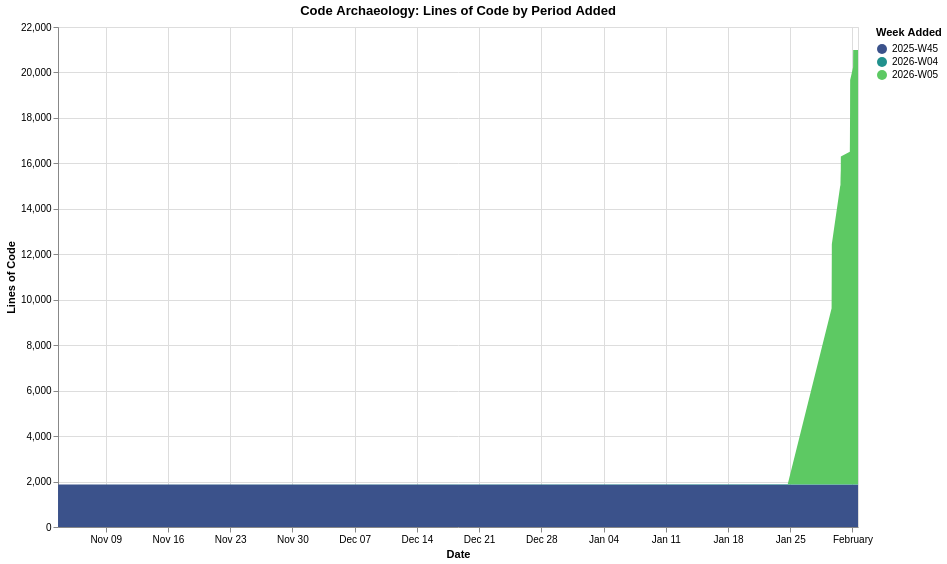

Write the Vega-Lite specification saved for this chart.
### Vega-Lite specification from a JSON file in a GitHub repository (floating-point values rounded to 4 significant figures)
{"$schema": "https://vega.github.io/schema/vega-lite/v6.1.0.json", "config": {"view": {"continuousHeight": 300, "continuousWidth": 300}}, "data": {"name": "data-7b0d22b753b1693fa878fd61355ab9ec"}, "datasets": {"data-7b0d22b753b1693fa878fd61355ab9ec": [{"commit_date": "2025-11-03T15:10:11", "line_count": 1, "period": "2025-W45"}, {"commit_date": "2025-11-03T15:22:39", "line_count": 1, "period": "2025-W45"}, {"commit_date": "2025-11-03T15:23:25", "line_count": 1851, "period": "2025-W45"}, {"commit_date": "2025-11-03T15:29:04", "line_count": 1851, "period": "2025-W45"}, {"commit_date": "2025-11-03T15:41:37", "line_count": 1865, "period": "2025-W45"}, {"commit_date": "2026-01-24T17:11:11", "line_count": 1854, "period": "2025-W45"}, {"commit_date": "2026-01-24T17:11:11", "line_count": 29, "period": "2026-W04"}, {"commit_date": "2026-01-29T15:42:43", "line_count": 1854, "period": "2025-W45"}, {"commit_date": "2026-01-29T15:42:43", "line_count": 29, "period": "2026-W04"}, {"commit_date": "2026-01-29T15:42:43", "line_count": 7745, "period": "2026-W05"}, {"commit_date": "2026-01-29T16:16:49", "line_count": 1854, "period": "2025-W45"}, {"commit_date": "2026-01-29T16:16:49", "line_count": 29, "period": "2026-W04"}, {"commit_date": "2026-01-29T16:16:49", "line_count": 10275, "period": "2026-W05"}, {"commit_date": "2026-01-29T16:17:34", "line_count": 1854, "period": "2025-W45"}, {"commit_date": "2026-01-29T16:17:34", "line_count": 29, "period": "2026-W04"}, {"commit_date": "2026-01-29T16:17:34", "line_count": 10559, "period": "2026-W05"}, {"commit_date": "2026-01-29T23:11:51", "line_count": 1854, "period": "2025-W45"}, {"commit_date": "2026-01-29T23:11:51", "line_count": 29, "period": "2026-W04"}, {"commit_date": "2026-01-29T23:11:51", "line_count": 11353, "period": "2026-W05"}, {"commit_date": "2026-01-30T15:06:07", "line_count": 1854, "period": "2025-W45"}, {"commit_date": "2026-01-30T15:06:07", "line_count": 29, "period": "2026-W04"}, {"commit_date": "2026-01-30T15:06:07", "line_count": 13138, "period": "2026-W05"}, {"commit_date": "2026-01-30T15:07:36", "line_count": 1854, "period": "2025-W45"}, {"commit_date": "2026-01-30T15:07:36", "line_count": 29, "period": "2026-W04"}, {"commit_date": "2026-01-30T15:07:36", "line_count": 13141, "period": "2026-W05"}, {"commit_date": "2026-01-30T15:41:43", "line_count": 1854, "period": "2025-W45"}, {"commit_date": "2026-01-30T15:41:43", "line_count": 29, "period": "2026-W04"}, {"commit_date": "2026-01-30T15:41:43", "line_count": 13141, "period": "2026-W05"}, {"commit_date": "2026-01-30T15:42:19", "line_count": 1854, "period": "2025-W45"}, {"commit_date": "2026-01-30T15:42:19", "line_count": 29, "period": "2026-W04"}, {"commit_date": "2026-01-30T15:42:19", "line_count": 13327, "period": "2026-W05"}, {"commit_date": "2026-01-30T15:47:25", "line_count": 1854, "period": "2025-W45"}, {"commit_date": "2026-01-30T15:47:25", "line_count": 29, "period": "2026-W04"}, {"commit_date": "2026-01-30T15:47:25", "line_count": 13327, "period": "2026-W05"}, {"commit_date": "2026-01-30T15:49:54", "line_count": 1854, "period": "2025-W45"}, {"commit_date": "2026-01-30T15:49:54", "line_count": 29, "period": "2026-W04"}, {"commit_date": "2026-01-30T15:49:54", "line_count": 13408, "period": "2026-W05"}, {"commit_date": "2026-01-30T15:52:03", "line_count": 1854, "period": "2025-W45"}, {"commit_date": "2026-01-30T15:52:03", "line_count": 29, "period": "2026-W04"}, {"commit_date": "2026-01-30T15:52:03", "line_count": 13463, "period": "2026-W05"}, {"commit_date": "2026-01-30T16:00:16", "line_count": 1854, "period": "2025-W45"}, {"commit_date": "2026-01-30T16:00:16", "line_count": 29, "period": "2026-W04"}, {"commit_date": "2026-01-30T16:00:16", "line_count": 13528, "period": "2026-W05"}, {"commit_date": "2026-01-30T16:23:26", "line_count": 1854, "period": "2025-W45"}, {"commit_date": "2026-01-30T16:23:26", "line_count": 29, "period": "2026-W04"}, {"commit_date": "2026-01-30T16:23:26", "line_count": 13748, "period": "2026-W05"}, {"commit_date": "2026-01-30T16:32:06", "line_count": 1854, "period": "2025-W45"}, {"commit_date": "2026-01-30T16:32:06", "line_count": 29, "period": "2026-W04"}, {"commit_date": "2026-01-30T16:32:06", "line_count": 13793, "period": "2026-W05"}, {"commit_date": "2026-01-30T16:32:27", "line_count": 1854, "period": "2025-W45"}, {"commit_date": "2026-01-30T16:32:27", "line_count": 29, "period": "2026-W04"}, {"commit_date": "2026-01-30T16:32:27", "line_count": 14076, "period": "2026-W05"}, {"commit_date": "2026-01-30T16:35:56", "line_count": 1854, "period": "2025-W45"}, {"commit_date": "2026-01-30T16:35:56", "line_count": 29, "period": "2026-W04"}, {"commit_date": "2026-01-30T16:35:56", "line_count": 14141, "period": "2026-W05"}, {"commit_date": "2026-01-30T16:36:10", "line_count": 1854, "period": "2025-W45"}, {"commit_date": "2026-01-30T16:36:10", "line_count": 29, "period": "2026-W04"}, {"commit_date": "2026-01-30T16:36:10", "line_count": 14321, "period": "2026-W05"}, {"commit_date": "2026-01-30T16:39:18", "line_count": 1854, "period": "2025-W45"}, {"commit_date": "2026-01-30T16:39:18", "line_count": 29, "period": "2026-W04"}, {"commit_date": "2026-01-30T16:39:18", "line_count": 14421, "period": "2026-W05"}, {"commit_date": "2026-01-31T16:53:16", "line_count": 1854, "period": "2025-W45"}, {"commit_date": "2026-01-31T16:53:16", "line_count": 29, "period": "2026-W04"}, {"commit_date": "2026-01-31T16:53:16", "line_count": 14625, "period": "2026-W05"}, {"commit_date": "2026-01-31T17:00:41", "line_count": 1854, "period": "2025-W45"}, {"commit_date": "2026-01-31T17:00:41", "line_count": 29, "period": "2026-W04"}, {"commit_date": "2026-01-31T17:00:41", "line_count": 14858, "period": "2026-W05"}, {"commit_date": "2026-01-31T17:10:01", "line_count": 1854, "period": "2025-W45"}, {"commit_date": "2026-01-31T17:10:01", "line_count": 29, "period": "2026-W04"}, {"commit_date": "2026-01-31T17:10:01", "line_count": 15126, "period": "2026-W05"}, {"commit_date": "2026-01-31T17:18:21", "line_count": 1854, "period": "2025-W45"}, {"commit_date": "2026-01-31T17:18:21", "line_count": 29, "period": "2026-W04"}, {"commit_date": "2026-01-31T17:18:21", "line_count": 15634, "period": "2026-W05"}, {"commit_date": "2026-01-31T17:24:15", "line_count": 1854, "period": "2025-W45"}, {"commit_date": "2026-01-31T17:24:15", "line_count": 29, "period": "2026-W04"}, {"commit_date": "2026-01-31T17:24:15", "line_count": 15820, "period": "2026-W05"}, {"commit_date": "2026-01-31T17:32:47", "line_count": 1854, "period": "2025-W45"}, {"commit_date": "2026-01-31T17:32:47", "line_count": 29, "period": "2026-W04"}, {"commit_date": "2026-01-31T17:32:47", "line_count": 16342, "period": "2026-W05"}, {"commit_date": "2026-01-31T17:37:37", "line_count": 1854, "period": "2025-W45"}, {"commit_date": "2026-01-31T17:37:37", "line_count": 29, "period": "2026-W04"}, {"commit_date": "2026-01-31T17:37:37", "line_count": 16859, "period": "2026-W05"}, {"commit_date": "2026-01-31T17:42:58", "line_count": 1854, "period": "2025-W45"}, {"commit_date": "2026-01-31T17:42:58", "line_count": 29, "period": "2026-W04"}, {"commit_date": "2026-01-31T17:42:58", "line_count": 17316, "period": "2026-W05"}, {"commit_date": "2026-01-31T17:49:23", "line_count": 1854, "period": "2025-W45"}, {"commit_date": "2026-01-31T17:49:23", "line_count": 29, "period": "2026-W04"}, {"commit_date": "2026-01-31T17:49:23", "line_count": 17789, "period": "2026-W05"}, {"commit_date": "2026-02-01T01:43:32", "line_count": 1854, "period": "2025-W45"}, {"commit_date": "2026-02-01T01:43:32", "line_count": 29, "period": "2026-W04"}, {"commit_date": "2026-02-01T01:43:32", "line_count": 18348, "period": "2026-W05"}, {"commit_date": "2026-02-01T01:52:40", "line_count": 1854, "period": "2025-W45"}, {"commit_date": "2026-02-01T01:52:40", "line_count": 29, "period": "2026-W04"}, {"commit_date": "2026-02-01T01:52:40", "line_count": 18876, "period": "2026-W05"}, {"commit_date": "2026-02-01T02:02:19", "line_count": 1854, "period": "2025-W45"}, {"commit_date": "2026-02-01T02:02:19", "line_count": 29, "period": "2026-W04"}, {"commit_date": "2026-02-01T02:02:19", "line_count": 19107, "period": "2026-W05"}, {"commit_date": "2026-02-01T14:58:15", "line_count": 1854, "period": "2025-W45"}, {"commit_date": "2026-02-01T14:58:15", "line_count": 29, "period": "2026-W04"}, {"commit_date": "2026-02-01T14:58:15", "line_count": 19107, "period": "2026-W05"}]}, "encoding": {"color": {"field": "period", "scale": {"scheme": "viridis"}, "title": "Week Added", "type": "ordinal"}, "order": {"field": "period", "sort": "ascending", "type": "ordinal"}, "tooltip": [{"field": "commit_date", "type": "temporal"}, {"field": "period", "type": "ordinal"}, {"field": "line_count", "type": "quantitative"}], "x": {"field": "commit_date", "title": "Date", "type": "temporal"}, "y": {"field": "line_count", "title": "Lines of Code", "type": "quantitative"}}, "height": 500, "mark": {"type": "area"}, "title": "Code Archaeology: Lines of Code by Period Added", "width": 800}
